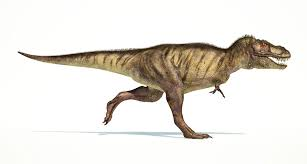
#> input picture 4/image.jpg, 307 x 164 px
$ python image_aritmetic.py --image image.jpg
#> lines starting #> are read from the running program, lines starting #| are printed output that depends on the picture
import cv2
import numpy as np
import argparse

ap=argparse.ArgumentParser()
ap.add_argument('-i','--image',required=True,help='Path to the image')
args=vars(ap.parse_args())

image=cv2.imread(args['image'])
#> image is the input picture: shape (164, 307, 3); mean B, G, R 221.4, 227.8, 231.6
cv2.imshow('Orginal',image)

#opencv ile bu sekilde yapiliyor.
print('max of 255:' +str(cv2.add(np.uint8([200]),np.uint8([100]))))
print('min of 0:' +str(cv2.subtract(np.uint8([50]),np.uint8([100]))))

#numpy ile bu sekilde yapiliyor.
print('wrap around:' +str(np.uint8([200]) + np.uint8([100])))
print('wrap around:' +str(np.uint8([50]) - np.uint8([100])))

M = np.ones(image.shape, dtype = "uint8") * 100
added = cv2.add(image, M)
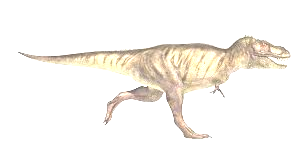
#> added: shape (164, 307, 3); mean B, G, R 241.8, 246.3, 249.3
cv2.imshow("Added", added)

M = np.ones(image.shape, dtype = "uint8") * 50
subtracted = cv2.subtract(image, M)
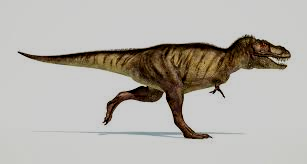
#> subtracted: shape (164, 307, 3); mean B, G, R 172, 178, 181.7
cv2.imshow("Subtracted", subtracted)
cv2.waitKey(0)
